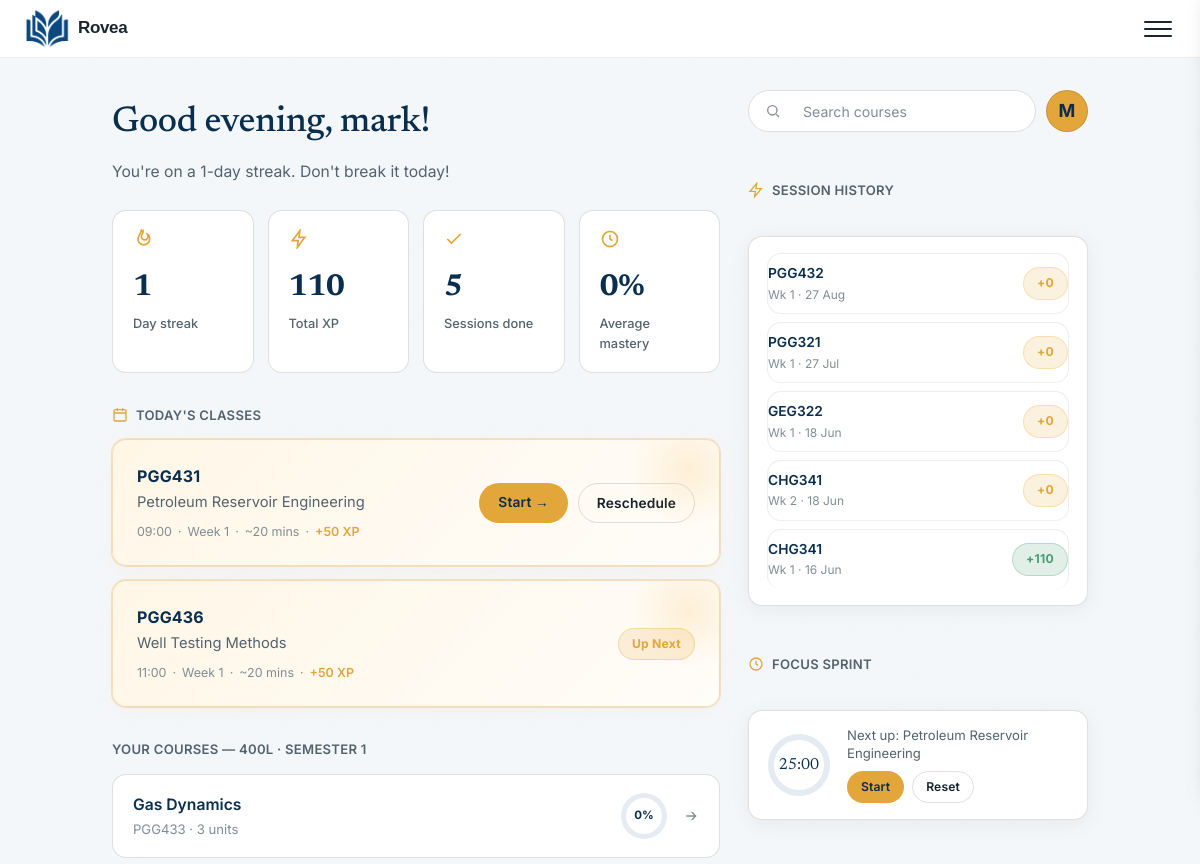
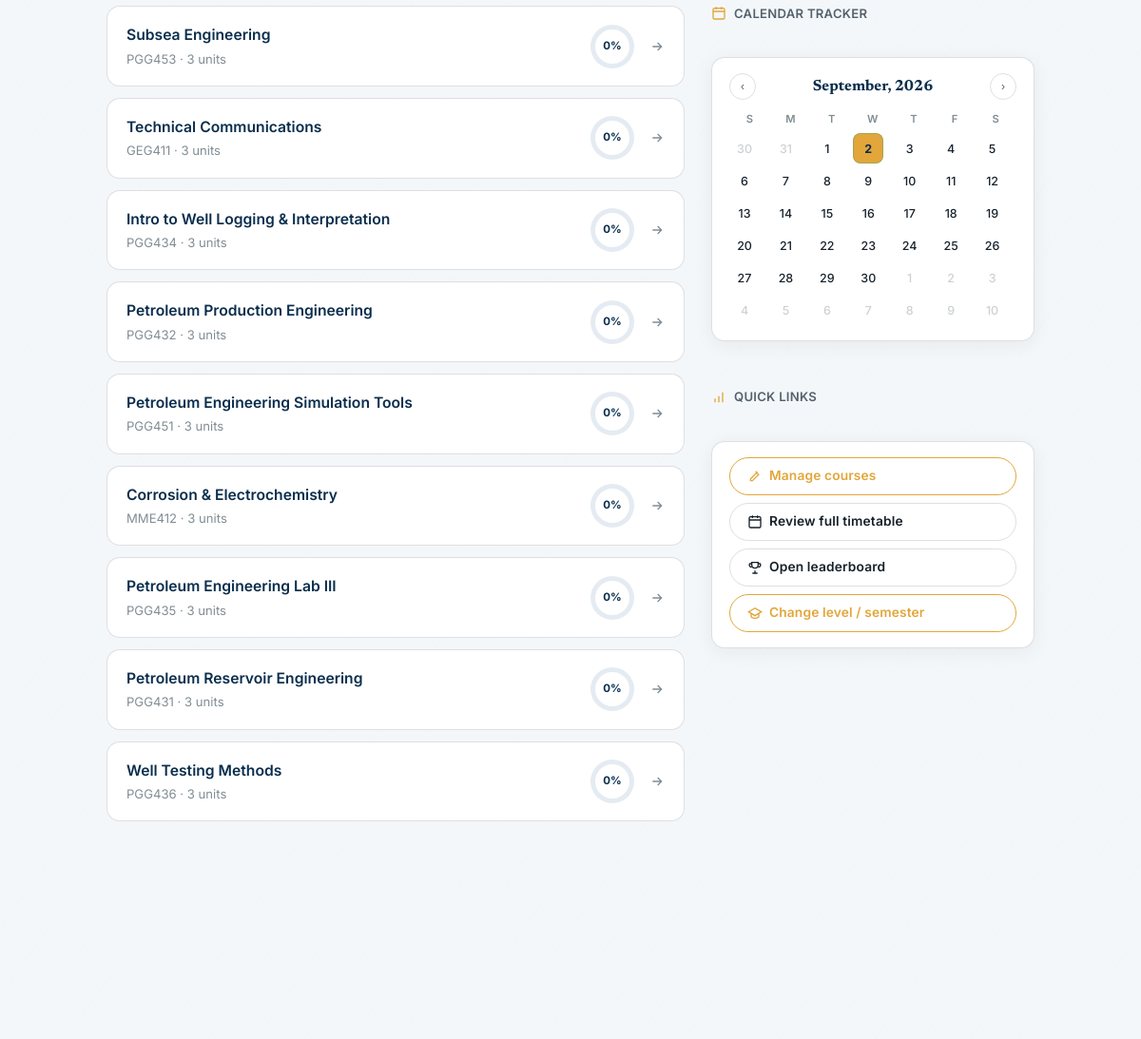
The page /dashboard/ (signed in, upper part) on the database as committed earlier (2 pictures, top to bottom).
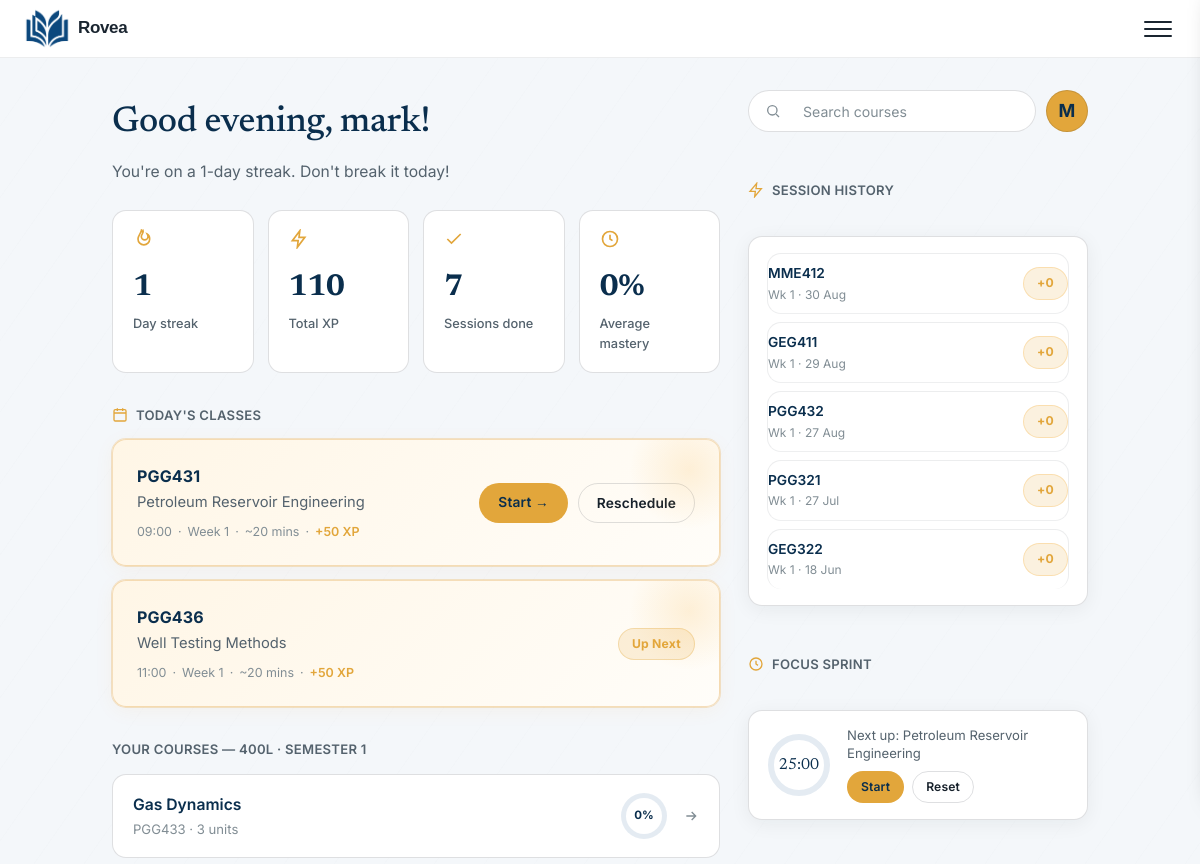
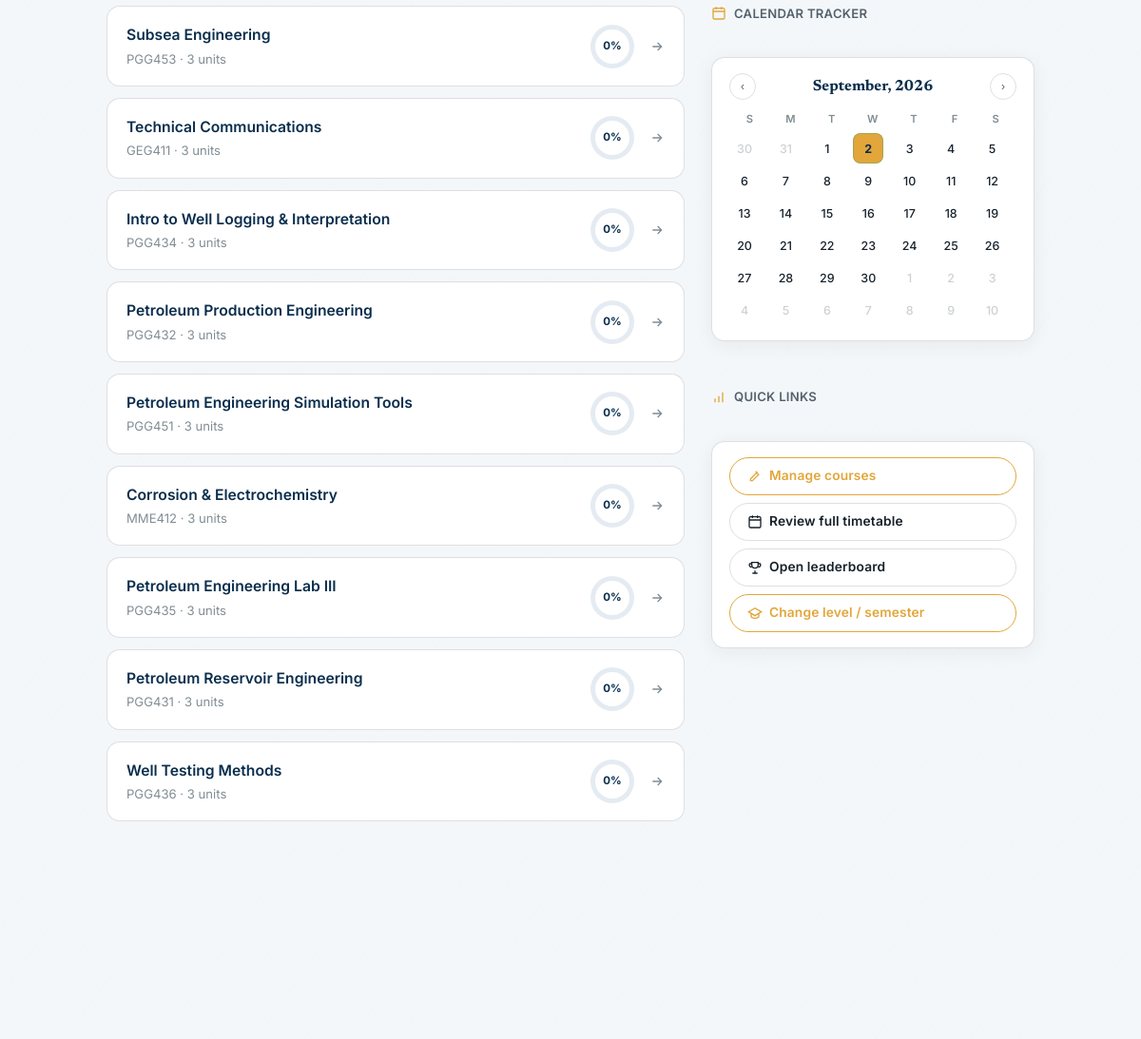
The same page on the database as committed later (2 pictures, top to bottom).
### core/models.py (models this page shows, shortened)
class TimetableEntry(models.Model):
    DAYS = [("Mon", "Monday"), ("Tue", "Tuesday"), ("Wed", "Wednesday"), ("Thu", "Thursday"), ("Fri", "Friday")]
    student = models.ForeignKey(StudentProfile, on_delete=models.CASCADE, related_name="timetable")
    course_code = models.CharField(max_length=10)
    course_title = models.CharField(max_length=100)
    day = models.CharField(max_length=3, choices=DAYS)
    time = models.CharField(max_length=10, default="09:00")
    week_number = models.IntegerField(default=1)
    total_weeks = models.IntegerField(default=15)
    is_completed = models.BooleanField(default=False)
    is_missed = models.BooleanField(default=False)
    rescheduled_to = models.DateField(null=True, blank=True)
    class Meta:
        ordering = ["day", "time"]

class Session(models.Model):
    student = models.ForeignKey(StudentProfile, on_delete=models.CASCADE, related_name="sessions")
    course_code = models.CharField(max_length=10)
    course_title = models.CharField(max_length=100)
    week_number = models.IntegerField(default=1)
    topics = models.JSONField(default=list)
    current_topic_index = models.IntegerField(default=0)
    is_complete = models.BooleanField(default=False)
    xp_earned = models.IntegerField(default=0)
    started_at = models.DateTimeField(auto_now_add=True)
    completed_at = models.DateTimeField(null=True, blank=True)
    class Meta:
        ordering = ["-started_at"]

### core/views.py (the view)
# urls.py: path("dashboard/", views.dashboard_view, name="dashboard"),
@login_required
def dashboard_view(request):
    if not hasattr(request.user, "profile"):
        return redirect("onboarding")
    profile = request.user.profile
    if profile.level == "400" and profile.semester == "2":
        return redirect("siwes")
    timetable = profile.timetable.all()
    course_defs = {
        c.course_code: c
        for c in CourseDefinition.objects.filter(
            course_code__in=timetable.values_list("course_code", flat=True)
        )
    }
    courses = [
        {
            "code": t.course_code,
            "title": t.course_title,
            "units": course_defs[t.course_code].units if t.course_code in course_defs else 3,
        }
        for t in timetable
    ]
    recent_sessions = profile.sessions.all()[:5]
    leaderboard = StudentProfile.objects.select_related("user").order_by("-xp")[:10]
    sessions_done = profile.sessions.count()
    today = timezone.now().strftime("%a")
    todays_courses = profile.timetable.filter(day=today, is_completed=False)
    incomplete_sessions = {
        s.course_code: s
        for s in Session.objects.filter(student=profile, is_complete=False)
    }
    total_courses = timetable.count()
    completed_courses = timetable.filter(is_completed=True).count()
    all_done = total_courses > 0 and completed_courses == total_courses
    return render(request, "core/dashboard.html", {
        "profile": profile,
        "courses": courses,
        "timetable": timetable,
        "recent_sessions": recent_sessions,
        "leaderboard": leaderboard,
        "sessions_done": sessions_done,
        "todays_courses": todays_courses,
        "today": today,
        "incomplete_sessions": incomplete_sessions,
        "all_done": all_done,
    })

### templates/core/dashboard.html (shortened to what the changed rows need)
{% extends "core/base.html" %}
{% block content %}
<div class="page-container dashboard-grid-container" id="dashboardRoot" data-theme="dark">
  <div class="dashboard-main-col">
    <div class="greeting-section">
      <h2 class="greeting" id="greeting">Hey!</h2>
    </div>
    <div class="stats-row">
      <div class="stat-card">
        <svg class="ic-lg stat-icon" viewBox="0 0 24 24" fill="none" stroke="currentColor" stroke-width="2"><path d="M20 6 9 17l-5-5"/></svg>
        <div class="stat-val">{{ sessions_done }}</div>
        <div class="stat-lbl">Sessions done</div>
      </div>
    </div>
    {% if todays_courses %}
      {% for course in todays_courses %}
      <div class="today-card">
        <div>
          <div class="tc-code">{{ course.course_code }}</div>
          <div class="tc-title">{{ course.course_title }}</div>
          <div class="tc-meta">
            <span>{{ course.time }}</span> · <span>Week {{ course.week_number }}</span> · <span>~20 mins</span> · <span class="xp">+50 XP</span>
          </div>
        </div>
        <div class="tc-actions">
          {% if forloop.first %}
            {% if course.course_code in incomplete_sessions %}
              <a href="{% url 'session' course.course_code %}" class="btn btn-primary">Resume →</a>
            {% else %}
              <a href="{% url 'session' course.course_code %}" class="btn btn-primary">Start →</a>
            {% endif %}
            <form method="post" action="{% url 'reschedule' course.id %}" style="margin:0;">
              <button type="submit" class="btn btn-white-outline">Reschedule</button>
            </form>
          {% else %}
            <span class="badge badge-amber live-badge">Up Next</span>
          {% endif %}
        </div>
      </div>
      {% endfor %}
    {% endif %}
    <div class="course-list" id="courseList">
      {% for course in courses %}
      <a href="{% url 'session' course.code %}" class="course-pill" data-course-search="{{ course.title|lower }} {{ course.code|lower }}">
        <div style="display:flex;align-items:center;min-width:0;">
          <div>
            <div class="course-name">{{ course.title }}</div>
            <div class="course-code">{{ course.code }} · {{ course.units }} units</div>
          </div>
        </div>
        <div style="display:flex;align-items:center;gap:16px;flex-shrink:0;">
          <div class="progress-circle-container">
            <div class="progress-circle-outer" style="--progress-val: {% if course.progress_pct %}{{ course.progress_pct }}{% else %}0{% endif %};">
              <div class="progress-circle-inner">
                <span class="progress-circle-text">{% if course.progress_pct %}{{ course.progress_pct }}{% else %}0{% endif %}%</span>
              </div>
            </div>
          </div>
          <svg class="ic arrow" viewBox="0 0 24 24" fill="none" stroke="currentColor" stroke-width="2"><path d="M5 12h14M13 6l6 6-6 6"/></svg>
        </div>
      </a>
      {% empty %}
      <div class="course-empty">
        No courses added yet. <a href="{% url 'manage_courses' %}">Add your first course →</a>
      </div>
      {% endfor %}
    </div>
  </div>
  <div class="dashboard-side-col">
    <div class="side-widget-card">
      {% if recent_sessions %}
      <div class="session-list">
        {% for s in recent_sessions %}
        <div class="session-row">
          <div>
            <div class="session-course">{{ s.course_code }}</div>
            <div class="session-date">Wk {{ s.week_number }} · {{ s.started_at|date:"d M" }}</div>
          </div>
          <div>
            <span class="badge {% if s.is_complete %}badge-green{% else %}badge-amber{% endif %}">
              +{{ s.xp_earned }}
            </span>
          </div>
        </div>
        {% endfor %}
      </div>
      {% else %}
      <div style="text-align:center;color:var(--ink-faint);font-size:13.5px;padding:1rem 0;">
        No sessions tracked yet.
      </div>
      {% endif %}
    </div>
    <div class="side-widget-card focus-widget">
      <div class="focus-info">
        <div class="focus-task" id="focusTask">
          {% if todays_courses %}Next up: {{ todays_courses.0.course_title }}{% else %}Pick a course and start a sprint{% endif %}
        </div>
        <div class="focus-controls">
          <button type="button" class="btn btn-primary btn-xs" id="focusStartBtn">Start</button>
          <button type="button" class="btn btn-white-outline btn-xs" id="focusResetBtn">Reset</button>
        </div>
      </div>
    </div>
  </div>
</div>
{% endblock %}

Rows that differ between the two databases and show on the page:
no longer on this page (row unchanged): Session: course_code "CHG341", week_number "2", started_at "18 Jun", xp_earned "0"
no longer on this page (row unchanged): Session: course_code "CHG341", week_number "1", started_at "16 Jun", xp_earned "110", is_complete True (drawn)
added Session: course_code "MME412", week_number "1", started_at "30 Aug", xp_earned "0"
added Session: course_code "GEG411", week_number "1", started_at "29 Aug", xp_earned "0"
Other text that changed with them:
{{ sessions_done }}: "5" → "7"
